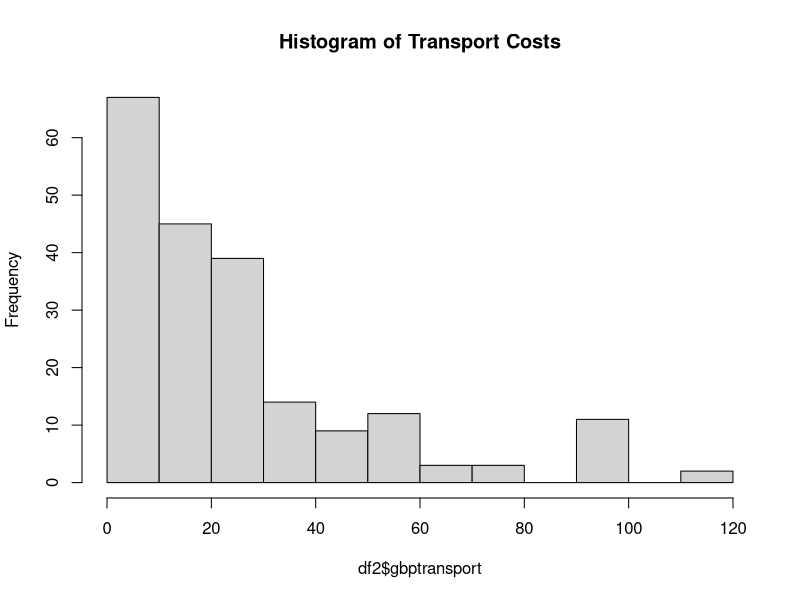
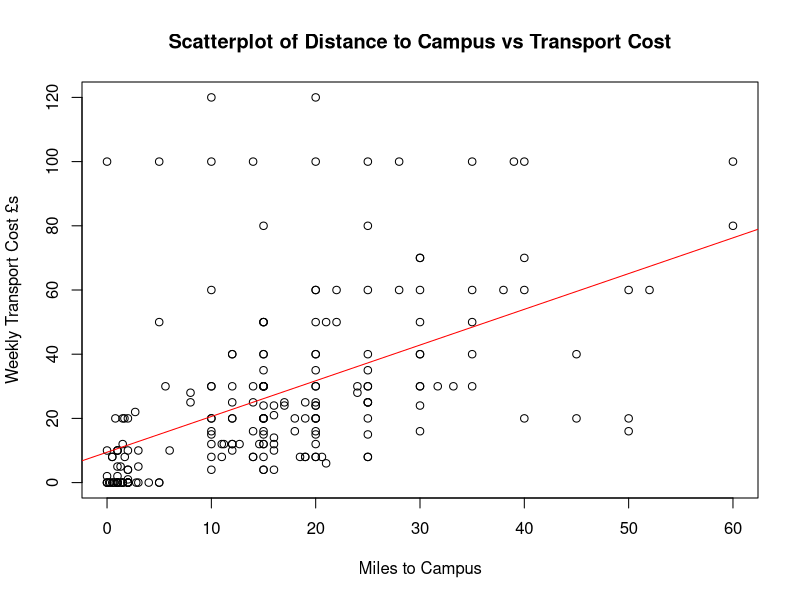
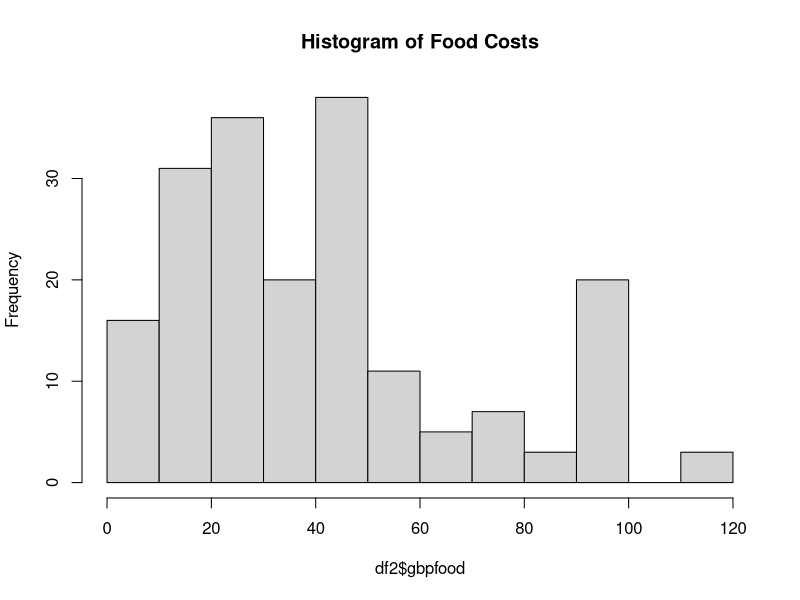
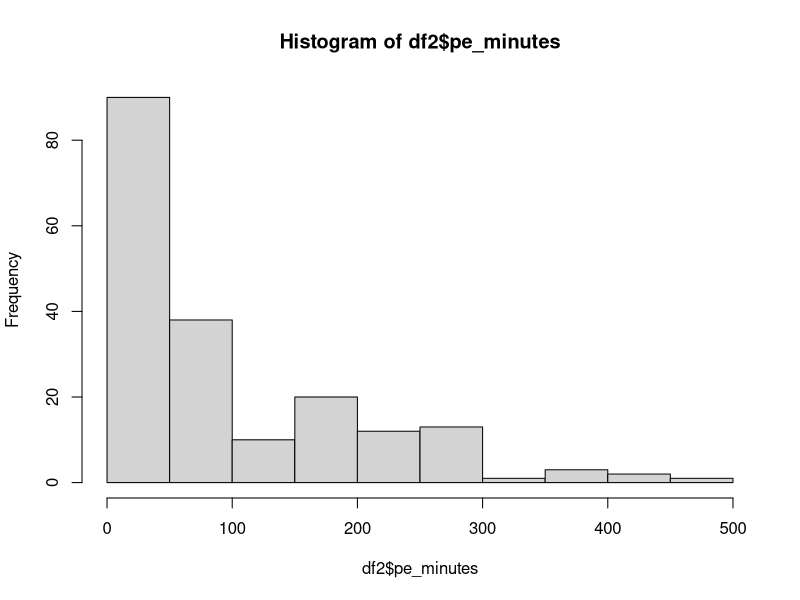
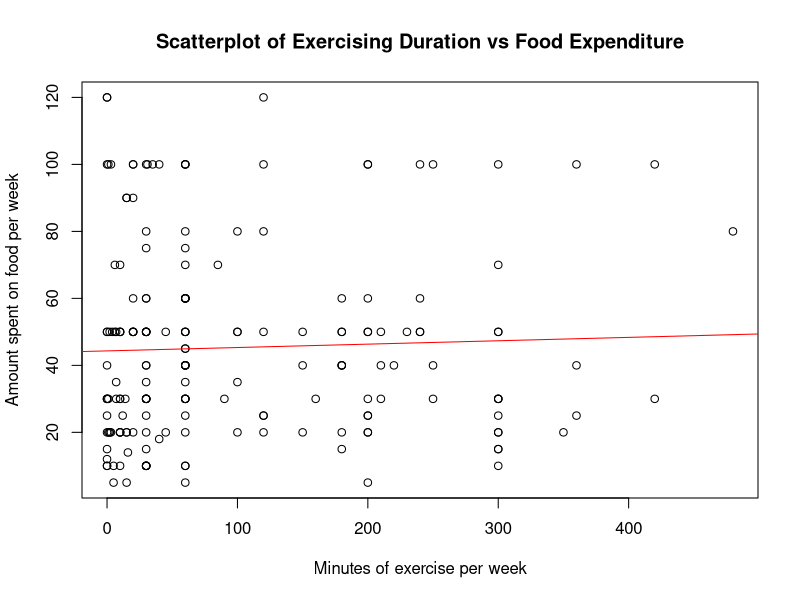

Here is the R script that generated these plots, in order:
library(readr)
survey_data <- read_csv("survey_data.csv")
df<-survey_data
names(df)[7] <- "award"
names(df)[8] <- "gender"
names(df)[9] <- "height"
names(df)[10] <- "continent"
names(df)[11] <- "pe_minutes"
names(df)[12] <- "miles"
names(df)[13] <- "gbptransport"
names(df)[14] <- "get2campusminutes"
names(df)[15] <- "gbpfood"


#if there a correlation between the amount spent on transport and distance from uni?
#firstly get rid of unrealistiv values
df2<-subset(df,miles<100 & gbptransport<150)

#check the data - is it normal or not
hist(df2$gbptransport, main = "Histogram of Transport Costs")

#here is the test
cor.test(df2$miles, df2$gbptransport, method="spearman")   #not normal so using spearman

# Plot followed by trend line
plot(df2$miles, df2$gbptransport, xlab = "Miles to Campus", ylab = "Weekly Transport Cost £s", main = "Scatterplot of Distance to Campus vs Transport Cost")  
abline(lm(df2$gbptransport ~ df2$miles), col = "red") 
 


#if there a correlation between spending on food and the amount of exercise one does
#get rid of anyone who spends more than £150 pw on food, and who exercses more than 500 minutes
df2<-subset(df,gbpfood<150 & pe_minutes <500)
#is food expenditure normal
hist(df2$gbpfood, main = "Histogram of Food Costs")

#are minutes in gym normal?
hist(df2$pe_minutes)

#food expenditure is kind of normal - so I will go with it here
cor.test(df2$pe_minutes, df2$gbpfood, method="pearson")

#now plot it
plot(df2$pe_minutes, df2$gbpfood, xlab = "Minutes of exercise per week", ylab = "Amount spent on food per week", main = "Scatterplot of Exercising Duration vs Food Expenditure")  
# Add a trend line  
abline(lm(df2$gbpfood ~ df2$pe_minutes), col = "red") 




